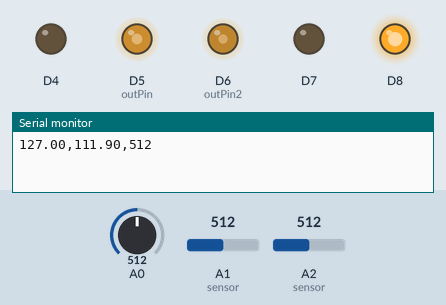
Recording of a sketch running on a simulated Arduino Zero (SAMD21). Parts: output pins drawn as LEDs (lit = HIGH), the last lines printed to the serial monitor. The inputs (shaded band) are chosen by the test bench; at power-on: A2 (sensor) = 512, A0 = 512, A1 (sensor) = 512.

Above: at 1.8 s.
1.9 s: A2 (sensor) set to 643
3.4 s: A2 (sensor) set to 660
At 5.1 s:
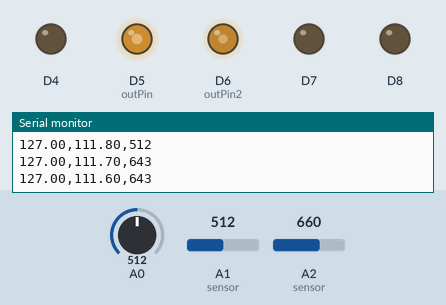
Timing chart, 0 to 6.6 s (numbered marks = the images above; inputs shaded):
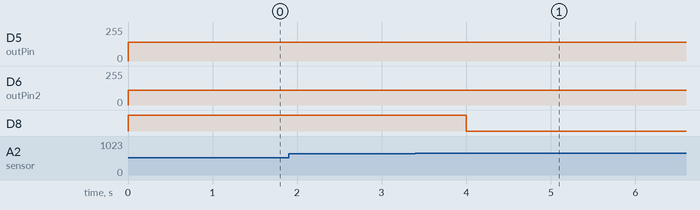

The sketch:

writeVoltage.ino
```cpp
/*SAMD core*/
#ifdef ARDUINO_SAMD_VARIANT_COMPLIANCE
    #define SERIAL SerialUSB
#else
    #define SERIAL Serial
#endif

int outPin = 5;
int outPin2 = 6;

float pot = 51; //140 110

float dif = 15;
float pot1 = 255/2;
// combinação de potência principal e secundária, respetivamente que faz o volante rodar para o lado esquerdo

float pot2 = 255/2-dif;
// qual a combinação que permite rodar para o lado direito?
int pot3 = 105;
int pot4 = 200;

float val = 0.25;
float val1;
float val2;

float bin1;
float bin2;

int readValue1;
int readValue2;
int readValue3;

void setup() {
  // put your setup code here, to run once:
pinMode(outPin,OUTPUT);
pinMode(outPin2,OUTPUT);
pinMode(8,OUTPUT);
pinMode(7,OUTPUT);
pinMode(4,OUTPUT);
pinMode(A0,INPUT);
pinMode(A1,INPUT);
pinMode(A2,INPUT);
SERIAL.begin(9600);
val1 = 2.5+val;
val2 = 2.5-val;
}

void loop() {
  // loop para rodar tudo para um lado e depois tudo para o outro começando parado:
  pot=51;
  //analogWrite(outPin,pot3);
  //analogWrite(outPin2,pot4);
  //delay(5000);
  readValue1 = analogRead(A0); // modo atual de condução - manual ou automático
  readValue2 = analogRead(A1); // sinal torque sensor
  readValue3 = analogRead(A2); // sinal torque sensor

  // teste simples de tensões
 // analogWrite(outPin,pot);
 // analogWrite(outPin2,255/2);

  //incremento controlado direita
 // if(pot > 110){
 // pot = pot -0.5;}

  //incremento controlado esquerda
  //if(pot < 140){
  //pot = pot +0.5;}
  //delay(20000);

  if (readValue3 > 650 || readValue3 < 350){
  digitalWrite(8,LOW);
  delay(5000);}
  else{digitalWrite(8,HIGH);}
  //digitalWrite(8,HIGH);
  digitalWrite(7,LOW);

val1=val1+0.01;
val2=val2-0.01;


   bin1 = val1*255/5;
   bin2 = val2*255/5;

pot2 = pot2-0.1;
 //val1 = 25.5;
 //val2 = 51;
  analogWrite(outPin,255/2+15);
  analogWrite(outPin2,255/2-15);
  delay(1000);

//val1 = 51;
//val2 = 102;
  //analogWrite(outPin,val1);
  //analogWrite(outPin2,val2);
//delay(5000);

   Serial.print(pot1);      //the first variable for plotting
  Serial.print(",");              //seperator
  Serial.print(pot2);      //the first variable for plotting
  Serial.print(",");              //seperator
  Serial.println(readValue3);          //the second variable for plotting including line break

  //val2 = val2-0.1;
    //    SERIAL.println();
  //SERIAL.print(pot);
  //SERIAL.print("\t");
  //SERIAL.print(pot1);

    //    SERIAL.println();
}
```

Measured:
- the behaviour switches between 650 and 651 on A2 (sensor) (found by bisection; images 0 and 1)
- after the input at 3.4 s, D8: HIGH → LOW after 0.60 s
